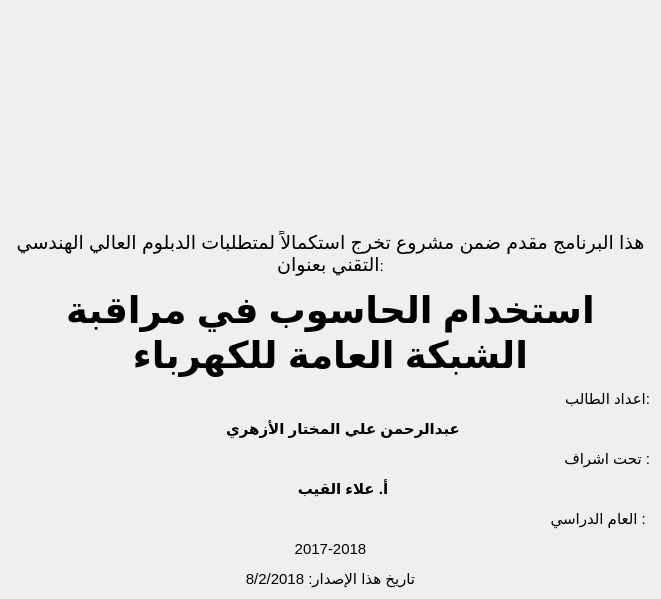
<?xml version="1.0" encoding="UTF-8"?>
<ui version="4.0">
 <class>About</class>
 <widget class="QDialog" name="About">
  <property name="geometry">
   <rect>
    <x>0</x>
    <y>0</y>
    <width>661</width>
    <height>599</height>
   </rect>
  </property>
  <property name="windowTitle">
   <string>حول</string>
  </property>
  <layout class="QVBoxLayout" name="verticalLayout">
   <item>
    <widget class="QLabel" name="label">
     <property name="text">
      <string/>
     </property>
     <property name="pixmap">
      <pixmap>logo.jpg</pixmap>
     </property>
     <property name="scaledContents">
      <bool>true</bool>
     </property>
     <property name="alignment">
      <set>Qt::AlignCenter</set>
     </property>
     <property name="margin">
      <number>0</number>
     </property>
    </widget>
   </item>
   <item>
    <widget class="QLabel" name="label_2">
     <property name="text">
      <string>&lt;html&gt;&lt;head/&gt;&lt;body&gt;&lt;p align=&quot;center&quot;&gt;&lt;span style=&quot; font-family:'Arial,sans-serif'; font-size:14pt;&quot;&gt;هذا البرنامج مقدم ضمن مشروع تخرج استكمالاً لمتطلبات الدبلوم العالي الهندسي التقني بعنوان&lt;/span&gt;&lt;span style=&quot; font-family:'Arial,sans-serif'; font-size:11pt;&quot;&gt;:&lt;/span&gt;&lt;/p&gt;&lt;p align=&quot;center&quot;&gt;&lt;span style=&quot; font-family:'Arial,sans-serif'; font-size:28pt; font-weight:600;&quot;&gt;استخدام الحاسوب في مراقبة الشبكة العامة للكهرباء&lt;/span&gt;&lt;/p&gt;&lt;p align=&quot;right&quot;&gt;&lt;span style=&quot; font-family:'Arial,sans-serif'; font-size:11pt;&quot;&gt;اعداد الطالب:&lt;/span&gt;&lt;/p&gt;&lt;p align=&quot;center&quot;&gt;&lt;span style=&quot; font-family:'Arial,sans-serif'; font-size:11pt; font-weight:600;&quot;&gt;      عبدالرحمن علي المختار الأزهري&lt;/span&gt;&lt;/p&gt;&lt;p align=&quot;right&quot;&gt;&lt;span style=&quot; font-family:'Arial,sans-serif'; font-size:11pt;&quot;&gt;تحت اشراف :&lt;/span&gt;&lt;/p&gt;&lt;p align=&quot;center&quot;&gt;&lt;span style=&quot; font-family:'Arial,sans-serif'; font-size:11pt; font-weight:600;&quot;&gt;      أ. علاء القيب&lt;/span&gt;&lt;/p&gt;&lt;p align=&quot;right&quot;&gt;&lt;span style=&quot; font-family:'Arial,sans-serif'; font-size:11pt;&quot;&gt;العام الدراسي : &lt;/span&gt;&lt;/p&gt;&lt;p align=&quot;center&quot;&gt;&lt;span style=&quot; font-family:'Arial,sans-serif'; font-size:11pt;&quot;&gt;2017-2018&lt;/span&gt;&lt;/p&gt;&lt;p align=&quot;center&quot;&gt;&lt;span style=&quot; font-family:'Arial,sans-serif'; font-size:11pt;&quot;&gt;تاريخ هذا الإصدار: 8/2/2018&lt;/span&gt;&lt;/p&gt;&lt;/body&gt;&lt;/html&gt;</string>
     </property>
     <property name="textFormat">
      <enum>Qt::RichText</enum>
     </property>
     <property name="wordWrap">
      <bool>true</bool>
     </property>
    </widget>
   </item>
  </layout>
 </widget>
 <resources/>
 <connections/>
</ui>
